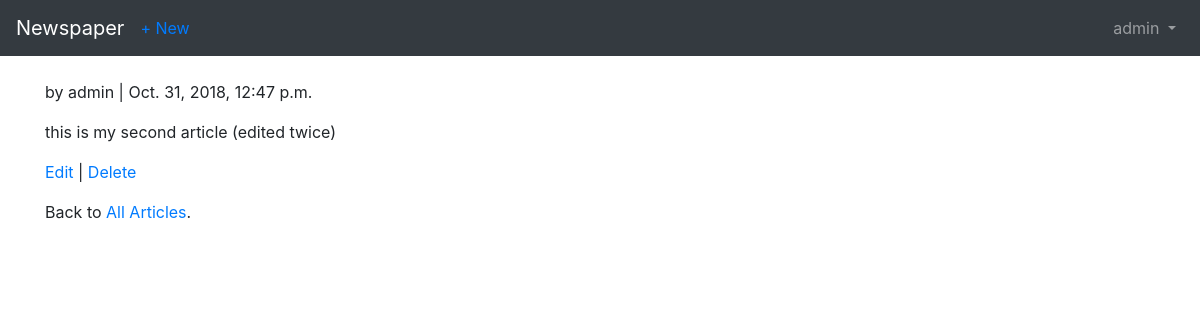
/articles/2/ (signed in), run on the app's committed database.
### users/models.py (models this page shows)
class CustomUser(AbstractUser):
    age = models.PositiveIntegerField(default=0)

### articles/models.py (models this page shows, shortened)
class Article(models.Model):
    title = models.CharField(max_length=255)
    body = models.TextField()
    date = models.DateTimeField(auto_now_add=True)
    author = models.ForeignKey(
        settings.AUTH_USER_MODEL,
        on_delete=models.CASCADE
    )

### articles/views.py (the view)
class ArticleDetailView(LoginRequiredMixin, DetailView):
    model = models.Article
    template_name = 'article_detail.html'

### templates/article_detail.html (shortened to what this page needs)
{% extends 'base.html' %}
{% block content %}
    <div class="article-entry">
        <p>by {{object.author}} | {{object.date}}</p>
        <p>{{object.body}}</p>
    </div>
    <p>
        <a href="{% url 'article_edit' article.pk %}">Edit</a> |
        <a href="{% url 'article_delete' article.pk %}">Delete</a>
    </p>
    <p>Back to <a href="{% url 'article_list' %}">All Articles</a>.</p>
{% endblock content %}

### templates/base.html (shortened to what this page needs)
<!doctype html>
<html lang="en">
<head>
    <link rel="stylesheet" href="https://maxcdn.bootstrapcdn.com/bootstrap/4.0.0/css/bootstrap.min.css"
>
</head>
<body>
    <nav class="navbar navbar-expand-md navbar-dark bg-dark mb-4">
        <a class="navbar-brand" href="{% url 'home' %}">Newspaper</a>
        {% if user.is_authenticated %}
            <ul class="navbar-nav mr-auto">
                <li class="navbar-item">
                    <a href="{% url 'article_new' %}">+ New</a>
                </li>
            </ul>
        {% endif %}
        <div class="collapse navbar-collapse" id="navbarCollapse">
            {% if user.is_authenticated %}
            <ul class="navbar-nav ml-auto">
                <li class="nav-item">
                    <a class="nav-link dropdown-toggle" href="#" id="userMenu" data-toggle="dropdown" aria-haspopup="true"
                        aria-expanded="false">
                        {{ user.username }}
                    </a>
                </li>
            </ul>
            {% else %}
            <form class="form-inline ml-auto">
                <a href="{% url 'login' %}" class="btn btn-outline-secondary">Log in</a>
                <a href="{% url 'signup' %}" class="btn btn-primary ml-2">Sign up</a>
            </form>
            {% endif %}
        </div>
    </nav>
    <div class="container">
        {% block content %}
        {% endblock %}
    </div>
</body>
</html>

### data on the page
CustomUser: username "admin"
Article: author "admin", date "Oct. 31, 2018, 12:47 p.m.", body "this is my second article (edited twice)"
